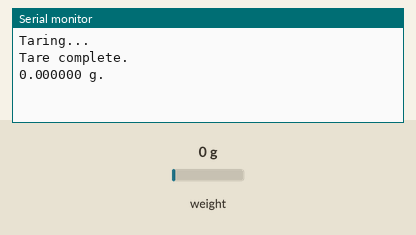
The sketch below on a simulated ESP8266 (NodeMCU). Shown: the last lines printed to the serial monitor. Inputs (shaded band) come from the test bench; at power-on: weight on the scale 0 g.

Above: at 4.2 s.
4.3 s: weight on the scale set to 100 g
At 5.6 s:
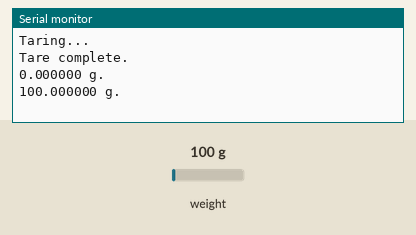
5.8 s: weight on the scale set to 1250 g
At 6.9 s:
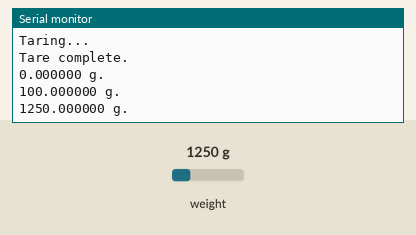
Timing chart, 0 to 8.8 s (numbered marks = the images above; inputs shaded):
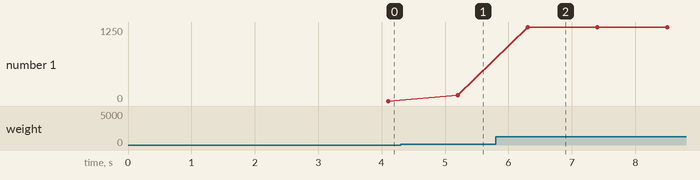

Measured:
- after the input at 4.3 s, the serial monitor: prints a new line after 0.90 s (image 1)
- after the input at 5.8 s, the serial monitor: prints a new line after 0.50 s (image 2)
- plotted number 1: 0 → 100 after the input at 4.3 s, 100 → 1250 after the input at 5.8 s

The sketch:

esp32_weight_sensor_v1.ino
```cpp
#include <HX711.h>

HX711 scale;
uint8_t dataPin = D2;
uint8_t clockPin = D1;
float_t factor = 717.056;

void setup() {
    Serial.begin(115200);
    delay(1000);  // Give time for serial and sensor to settle

    scale.begin(dataPin, clockPin);
    scale.set_scale(factor);

    // Wait until the scale is ready
    while (!scale.is_ready()) {
        Serial.println("Waiting for HX711...");
        delay(100);
    }

    Serial.println("Taring...");
    scale.tare(20);  // Automatically set the current weight to zero
    Serial.println("Tare complete.");
}

void loop() {
    delay(100);

    if (scale.is_ready()) {
        float avg_units = scale.get_units(10); // Average over 10 samples
        Serial.printf("%f g.\n", avg_units);
    }
}
```
